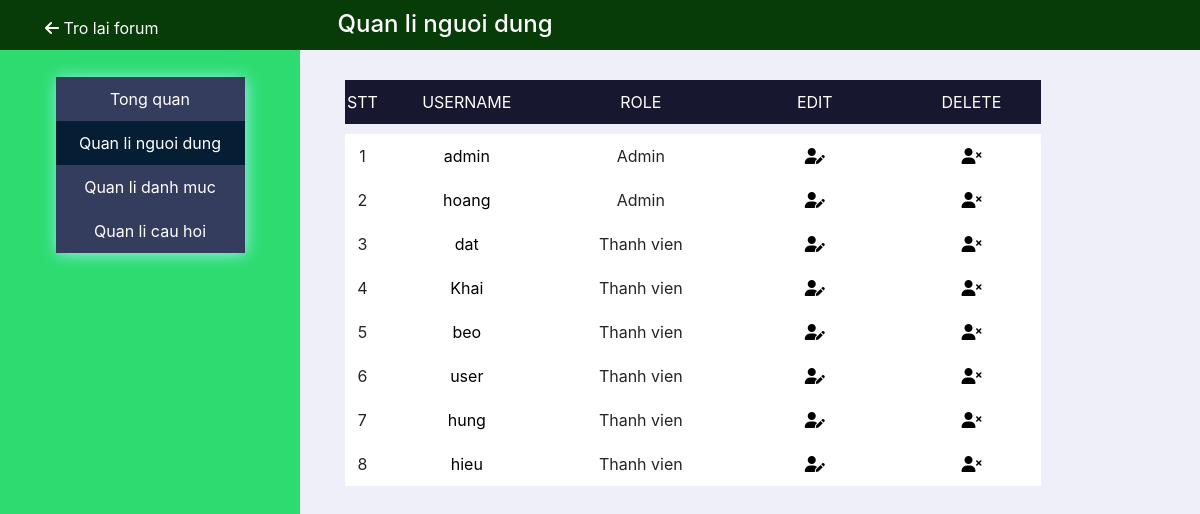
The page /forum/admin/users.php (signed in) on the database its author committed.
### tables this page shows
CREATE TABLE `users` (
  `user_id` int(11) NOT NULL,
  `name` varchar(55) NOT NULL,
  `password` varchar(255) NOT NULL,
  `email` varchar(55) NOT NULL,
  `role` tinyint(4) NOT NULL DEFAULT '0',
  `create_at` timestamp NOT NULL DEFAULT CURRENT_TIMESTAMP
);

### database/database-function.php (called while the page is built, shortened)
<?php
    require_once('forum-connection.php');
    function simpleQuery($sql, bool $isGet = true, $params = []){
        global $conn;
        $stmt = $conn -> prepare($sql);
        $stmt -> execute();
        if($isGet){
            $record = $stmt -> get_result() -> fetch_all(MYSQLI_ASSOC);
            return $record;
        }else{
            return $stmt;
        }
    }
?>

### forum/admin/users.php (the view, shortened to what this page needs)
<?php
    require_once("../../database/database-function.php");
?>
<!DOCTYPE html>
<html lang="en">
<head>
    <link rel="stylesheet" href="https://stackpath.bootstrapcdn.com/bootstrap/4.5.2/css/bootstrap.min.css">
    <link rel="stylesheet" href="css/style.css">
</head>
<body>
    <div class="container-fluid">
        <div class="row h-ad-logo">
            <?php
                include_once('admin-topbar.php');
            ?>
            <div class="col-9">
                <div>
                    <h4>Quan li nguoi dung</h4>
                </div>
            </div>
        </div>
        <div class="row">
            <div class="col-3 h-ad-left-sec">
            <?php
                include_once("left-nav.php");
            ?>
            </div>
            <div class="col-9 h-ad-right-sec">
                <div>
                    <div class="h-a-content">
                        <div class="h-a-c-title">
                            <div class="h-s-row1">
                                STT
                            </div>
                            <div class="h-a-c-row2">
                                USERNAME
                            </div>
                            <div class="h-a-c-row3">
                                ROLE
                            </div>
                            <div class="h-a-c-row4">
                            EDIT
                            </div>
                            <div class="h-a-c-row5">
                                DELETE
                            </div>
                        </div>
                        <?php
                            $sql = "select name, role, user_id from users";
                            $user = simpleQuery($sql);
                            $i = 1;
                            foreach($user as $v){
                                echo '<div class="h-a-c-content">
                                <div class="h-s-row1">
                                    '.$i.'
                                </div>
                                <div class="h-a-c-row2">
                                    <a href="#" class="h-a">'.$v['name'].'</a>
                                </div>
                                <div class="h-a-c-row3">';
                                if($v['role'] == 0){
                                    echo 'Thanh vien';
                                }else{
                                    echo 'Admin';
                                }
                                echo '</div>
                                <div class="h-a-c-row4">
                                    <a href="#" role="button" data-toggle="modal" data-target="#modalEdit" data-id = "'.$v['user_id'].'" onclick="passUserId(this)"><i class="fas fa-user-edit"></i></a>
                                </div>
                                <div class="h-a-c-row5">
                                    <a href="#"><i class="fas fa-user-times"></i></a>
                                </div>
                            </div>';
                            $i++;
                            }
                        ?>
                    </div>
                </div>
            </div>
        </div>
    </div>
</body>
</html>

### forum/admin/css/style.css (style rules this page uses)
* { margin: 0; padding: 0; }
a { color: black; }
.h-ad-logo { color: white; height: 50px; background: rgb(7, 59, 7); display: flex; align-items: center; padding: 10px 0px 10px 30px; }
.h-ad-left-sec { background: rgb(45, 219, 112); overflow-y: scroll; height: calc(100vh - 50px); }
.h-ad-right-sec { background: rgb(239, 239, 250); height: calc(100vh - 50px); overflow-y: scroll; }
.h-ad-right-sec .h-a-content > div { margin: 0px 30px 0px 30px; display: flex; width: 80%; text-align: center; }
.h-a-content > div:first-child { margin: 30px 30px 10px 30px; padding: 10px 0; display: flex; width: 80%; text-align: center; background-color: rgb(23, 23, 48); color: white }
.h-a-content > div .h-s-row1 { width: 5%; }
.h-a-c-row2 { width: 25%; }
.h-a-c-row3 { width: 25%; }
.h-a-c-row4 { width: 25%; }
.h-a-c-row5 { width: 20%; }
.h-a-c-content { padding: 10px 0; background-color: white; }

### rows shown on the page
users: name "admin", role "Admin"
users: name "hoang", role "Admin"
users: name "dat", role "Thanh vien"
users: name "Khai", role "Thanh vien"
users: name "beo", role "Thanh vien"
users: name "user", role "Thanh vien"
users: name "hung", role "Thanh vien"
users: name "hieu", role "Thanh vien"
